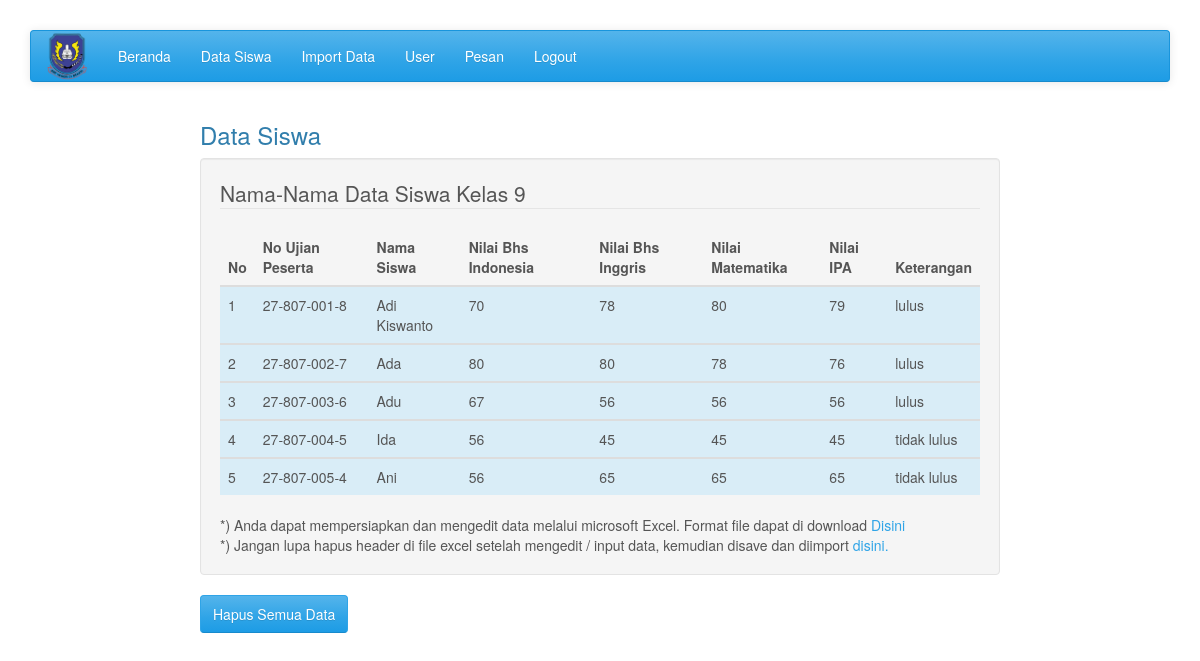
Screenshot of /admin/index.php?page=data-siswa (signed in) with the database file from the repository.
### tables this page shows
CREATE TABLE IF NOT EXISTS `tb_student` (
  `no` varchar(200) NOT NULL,
  `noujian` varchar(200) NOT NULL,
  `name` varchar(200) NOT NULL,
  `tgllhr` varchar(200) NOT NULL,
  `addresse` varchar(200) NOT NULL,
  `sekolah` varchar(200) NOT NULL,
  `indo` varchar(200) NOT NULL,
  `mat` varchar(200) NOT NULL,
  `inggris` varchar(200) NOT NULL,
  `ipa` varchar(200) NOT NULL,
  `nsindo` varchar(200) NOT NULL,
  `nsinggris` varchar(200) NOT NULL,
  `nsmat` varchar(200) NOT NULL,
  `nsipa` varchar(200) NOT NULL,
  `naindo` varchar(200) NOT NULL,
  `nainggris` varchar(200) NOT NULL,
  `namat` varchar(200) NOT NULL,
  `naipa` varchar(200) NOT NULL,
  `rataun` varchar(200) NOT NULL,
  `ratans` varchar(200) NOT NULL,
  `ratana` varchar(200) NOT NULL,
  `ket` varchar(200) NOT NULL,
  `ketgambar` varchar(200) NOT NULL,
  PRIMARY KEY (`no`),
  KEY `no` (`no`)
);

### admin/data-siswa.php (the view, shortened to what this page needs)
<h3>Data Siswa</h3>
<div class="well">
<fieldset>
<legend>Nama-Nama Data Siswa Kelas 9</legend>
<table class="table table-striped table-hover">
<thead>
<th>No</th>
<th>No Ujian Peserta</th>
<th>Nama Siswa</th>
<th>Nilai Bhs Indonesia</th>
<th>Nilai Bhs Inggris</th>
<th>Nilai Matematika</th>
<th>Nilai IPA</th>
<th>Keterangan</th>
</tr>
<?php
$q = mysql_query("select * from tb_student");
$n = 1;
while($r = mysql_fetch_array($q))
{
	echo '<tbody><tr class="info"><td>'.$n.'</td><td>'.$r["noujian"].'</td><td>'.$r["name"].'</td><td>'.$r["indo"].'</td><td>'.$r["inggris"].'</td><td>'.$r["mat"].'</td><td>'.$r["ipa"].'</td><td>'.$r["ket"].'</td></tr></tbody>';
	$n++;
}
?>
</table>
*) Anda dapat mempersiapkan dan mengedit data melalui microsoft Excel. Format file dapat di download <a href="contoh-data.xls">Disini</a><br />
*) Jangan lupa hapus header di file excel setelah mengedit / input data, kemudian disave dan diimport <a href="index.php?page=import">disini.</a>
</div>
<a href="index.php?page=hapus" class="btn btn-primary">Hapus Semua Data</a>

### admin/index.php (shortened to what this page needs)
<?php
if(empty($_SESSION['namauser']) and empty($_SESSION['kode']))
{
	echo "<p>Anda tidak berhak mengakses halaman ini.</p>";
}
else{
?>
<!DOCTYPE html PUBLIC "-//W3C//DTD XHTML 1.0 Transitional//EN" "http://www.w3.org/TR/xhtml1/DTD/xhtml1-transitional.dtd">
<html xmlns="http://www.w3.org/1999/xhtml">
<head>
    <link rel="stylesheet" href="../css/bootstrap.css" media="screen">
    <link rel="stylesheet" href="../style.css">
</head>
<body>
  <div class="container">
<div class="navbar navbar-default" role="navigation">
        <div class="container-fluid">
          <div class="navbar-header">
            <a class="navbar-brand" href="index.php?page=home"><img src="../images/logo.png" width="42" height="48" class="barlogo"></a>
          </div>
          <div class="navbar-collapse collapse">
            <ul class="nav navbar-nav">
            <li>
              <a href="index.php?page=home">Beranda</a>
            </li>
            <li>
              <a href="index.php?page=data-siswa">Data Siswa</a>
            </li>
            <li>
              <a href="index.php?page=import">Import Data</a>
            </li>
            <li>
              <a href="index.php?page=user">User</a>
            </li>
            <li>
              <a href="index.php?page=hubungi">Pesan</a>
            </li>
            <li>
              <a href="index.php?page=logout">Logout</a>
            </li>
          </ul>
        </div>
  </div>
      </div>
      <table width="800" align="center">
  <tr>
    <td>
          <?php
		   $page=$_GET['page'];
		   $filename="$page.php";
		   if (!file_exists($filename))
        {
         include "home.php";
        }
            else
        {@include "$page.php";}
        ?>
</body>
</html>
<?php
}
?>

### style.css (style rules this page uses)
body { padding-top: 30px; }
.barlogo { margin-top: -14px; }

### rows the page displays
tb_student: noujian "27-807-001-8", name "Adi Kiswanto", indo "70", inggris "78", mat "80", ipa "79", ket "lulus"
tb_student: noujian "27-807-002-7", name "Ada", indo "80", inggris "80", mat "78", ipa "76", ket "lulus"
tb_student: noujian "27-807-003-6", name "Adu", indo "67", inggris "56", mat "56", ipa "56", ket "lulus"
tb_student: noujian "27-807-004-5", name "Ida", indo "56", inggris "45", mat "45", ipa "45", ket "tidak lulus"
tb_student: noujian "27-807-005-4", name "Ani", indo "56", inggris "65", mat "65", ipa "65", ket "tidak lulus"
